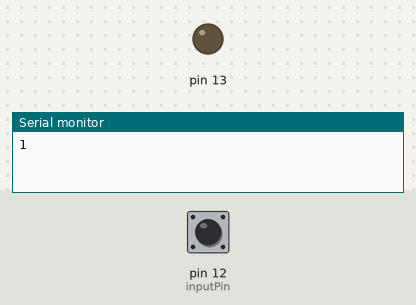
The sketch below on a simulated Arduino Uno, built with avr-gcc and run on an emulated ATmega328P. Shown: output pins drawn as LEDs (lit = HIGH), the last lines printed to the serial monitor. The test bench sets the inputs (shaded band); at power-on: pin 12 (inputPin) HIGH.

Above: at 1.2 s.
1.3 s: pin 12 (inputPin) pulled LOW for 0.15 s
At 1.37 s:
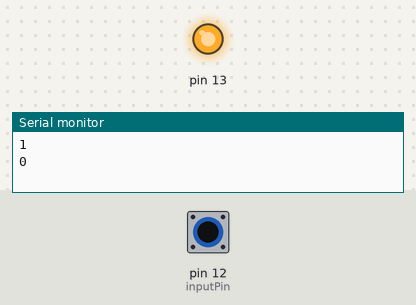
2.9 s: pin 12 (inputPin) pulled LOW for 3.2 s
At 7.4 s:
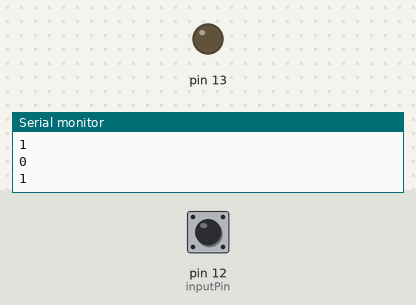
Timing chart, 0 to 8.9 s (numbered marks = the images above; inputs shaded):
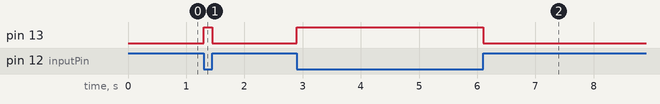

Measured:
- after the input at 1.3 s, pin 13: LOW → HIGH at once, → LOW 0.15 s later
- after the input at 2.9 s, pin 13: LOW → HIGH at once, → LOW 3.2 s later

The sketch:

halleffect.ino
```cpp
int inputPin = 12;

void setup()
{
  Serial.begin(9600);
  pinMode(inputPin, INPUT_PULLUP);
  pinMode(13, OUTPUT);
  digitalWrite(inputPin, HIGH); // pull resistor
}

int pinState = LOW;
void loop()
{
  int v = digitalRead(inputPin);
  if (pinState != v)
  {
    Serial.println(v);
    pinState = v;
    digitalWrite(13, !v);
  }
}
```
